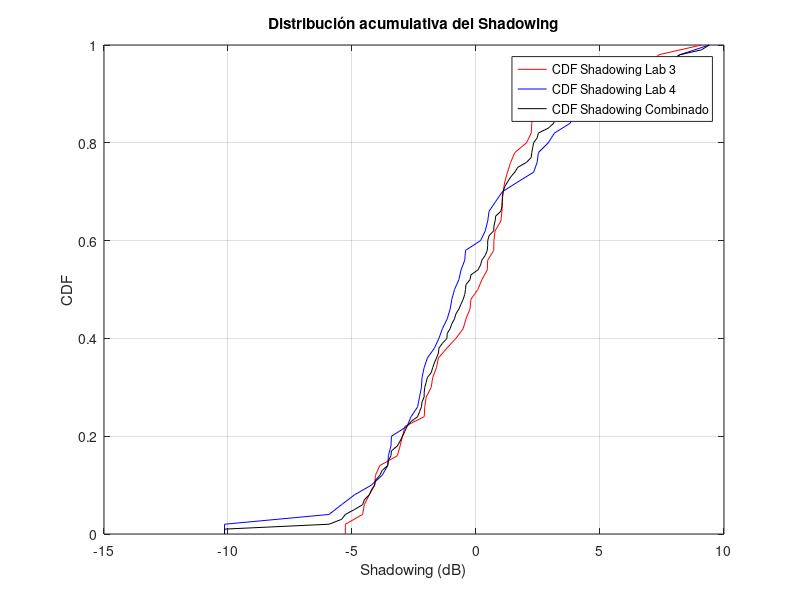

This figure's MATLAB source:
% Datos
datos1 = [-1, 51.2;
         -0.698970004, 52.2;
         -0.522878745, 52.5;
         -0.397940009, 53.8;
         -0.301029996, 57.1;
         -0.22184875, 54.5;
         -0.15490196, 57.8;
         -0.096910013, 55.9;
         -0.045757491, 59.4;
         0, 60.1;
         0.041392685, 58.2;
         0.079181246, 56.7;
         0.113943352, 60.7;
         0.146128036, 60.0;
         0.176091259, 60.3;
         0.204119983, 59.3;
         0.230448921, 58.3;
         0.255272505, 66.6;
         0.278753601, 65.0;
         0.301029996, 65.0;
         0.311753861, 59.6;
         0.322219295, 61.3;
         0.342422681, 61.7;
         0.361727836, 61.8;
         0.380211242, 66.3;
         0.397940009, 74.5;
         0.414973348, 60.4;
         0.431363764, 65.4;
         0.447158031, 62.1;
         0.462397998, 62.3;
         0.477121255, 65.8;
         0.544068044, 67.7;
         0.602059991, 68.3;
         0.698970004, 68.8;
         0.77815125, 73.4;
         0.84509804, 70.1;
         0.903089987, 71.0;
         0.929418926, 76.6;
         0.954242509, 73.6;
         1, 81.9;
         1.041392685, 77.2;
         1.079181246, 77.3;
         1.113943352, 76.5;
         1.146128036, 79.0;
         1.176091259, 72.9;
         1.204119983, 78.9;
         1.230448921, 78.5;
         1.255272505, 79.5;
         1.278753601, 82.5;
         1.301029996, 80.1];


datos2 = [0, 40.6;
          0.041392685, 49.3;
          0.079181246, 62.4;
          0.113943352, 50.2;
          0.146128036, 50.0;
          0.176091259, 53.4;
          0.204119983, 55.2;
          0.230448921, 61.1;
          0.255272505, 64.9;
          0.278753601, 57.0;
          0.301029996, 61.0;
          0.322219295, 60.1;
          0.342422681, 58.4;
          0.361727836, 60.0;
          0.380211242, 65.5;
          0.397940009, 62.6;
          0.414973348, 59.0;
          0.431363764, 63.4;
          0.447158031, 65.8;
          0.462397998, 60.5;
          0.477121255, 60.9;
          0.491361694, 61.2;
          0.505149978, 65.6;
          0.51851394, 66.3;
          0.531478917, 63.6;
          0.544068044, 69.4;
          0.556302501, 71.3;
          0.568201724, 66.5;
          0.579783597, 66.8;
          0.591064607, 66.6;
          0.602059991, 76.1;
          0.653212514, 76.3;
          0.698970004, 77.9;
          0.77815125, 72.3;
          0.84509804, 82.7;
          0.903089987, 75.3;
          0.954242509, 73.7;
          1, 73.8;
          1.021189299, 73.9;
          1.041392685, 78.2;
          1.079181246, 79.3;
          1.113943352, 81.6;
          1.146128036, 85.9;
          1.176091259, 85.3;
          1.204119983, 87.5;
          1.230448921, 88.7;
          1.255272505, 85.8;
          1.278753601, 85.2;
          1.290034611, 84.7;
          1.301029996, 86.3];


% Separar los datos en x y y para cada conjunto
x1 = datos1(:, 1);
y1 = datos1(:, 2);
x2 = datos2(:, 1);
y2 = datos2(:, 2);

% Realizar ajuste lineal
p1 = polyfit(x1, y1, 1);
p2 = polyfit(x2, y2, 1);

% Crear línea de ajuste
x1_fit = linspace(min(x1), max(x1), 100);
y1_fit = polyval(p1, x1_fit);
x2_fit = linspace(min(x2), max(x2), 100);
y2_fit = polyval(p2, x2_fit);

% Cálculo del shadowing
shadowing1 = y1 - polyval(p1, x1);
shadowing2 = y2 - polyval(p2, x2);
shadowing_combined = [shadowing1; shadowing2];

% Cálculo de CDF para shadowing
[f1, x1_cdf] = ecdf(shadowing1);
[f2, x2_cdf] = ecdf(shadowing2);
[f_combined, x_combined_cdf] = ecdf(shadowing_combined);

% Graficar datos, ajustes y CDFs de shadowing
figure;

% Gráficos de los datos y ajustes
%subplot(2,1,1);
hold on;
plot(x1, y1, 'ro', 'DisplayName', 'Lab 3');
plot(x2, y2, 'bo', 'DisplayName', 'Lab 4');
plot(x1_fit, y1_fit, 'r-', 'DisplayName', sprintf('Ajuste Lab 3: y = %.2fx + %.2f', p1));
plot(x2_fit, y2_fit, 'b-', 'DisplayName', sprintf('Ajuste Lab 4: y = %.2fx + %.2f', p2));
hold off;
xlabel('Distancia (logarítmica)');
ylabel('Pathloss (dB)');
title('Comparación de Pathloss en Laboratorios 3 y 4');
legend('show');
grid on;

% Gráfico de CDFs de shadowing
%subplot(2,1,2);
plot(x1_cdf, f1, 'r-', 'DisplayName', 'CDF Shadowing Lab 3');
hold on;
plot(x2_cdf, f2, 'b-', 'DisplayName', 'CDF Shadowing Lab 4');
plot(x_combined_cdf, f_combined, 'k-', 'DisplayName', 'CDF Shadowing Combinado');
hold off;
xlabel('Shadowing (dB)');
ylabel('CDF');
title('Distribución acumulativa del Shadowing');
legend('show');
grid on;

% Mostrar ecuaciones de ajuste en consola
fprintf('Ecuación de ajuste Lab 3: y = %.2fx + %.2f\n', p1);
fprintf('Ecuación de ajuste Lab 4: y = %.2fx + %.2f\n', p2);
